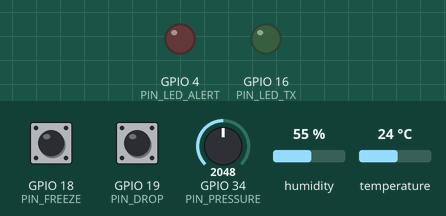
Recording of a sketch running on a simulated ESP32. Parts: output pins drawn as LEDs (lit = HIGH). Dashed ring = blinking. Inputs (shaded band) come from the test bench; at power-on: GPIO 19 (PIN_DROP) HIGH, GPIO 18 (PIN_FREEZE) HIGH, GPIO 34 (PIN_PRESSURE) = 2048, humidity 55 %, temperature 24 °C (analog values on the 0–4095 scale). WiFi joins after 1.5 s; servers stay silent unless stated; random numbers use the default seed unless the sketch sets one; no MQTT or app messages arrive unless stated; what the sketch prints to the serial monitor is not drawn.

Above: at 2.7 s.
2.8 s: GPIO 19 (PIN_DROP) pulled LOW for 0.15 s
5.5 s: GPIO 19 (PIN_DROP) pulled LOW for 0.15 s
At 6.02 s:
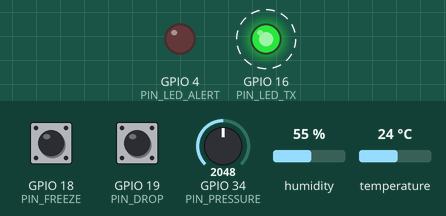
11.7 s: GPIO 18 (PIN_FREEZE) pulled LOW for 0.15 s
15.2 s: GPIO 18 (PIN_FREEZE) pulled LOW for 1 s
18.7 s: GPIO 19 (PIN_DROP) pulled LOW for 3.2 s
At 41.2 s:
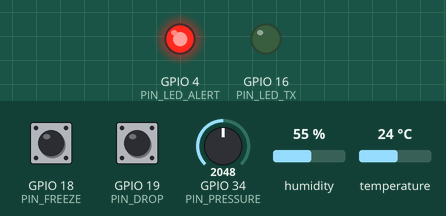
Timing chart, 0 to 41.5 s (numbered marks = the images above; inputs shaded):
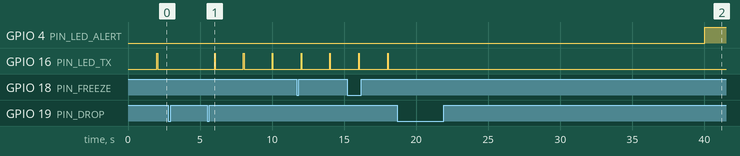

Measured:
- after the input at 2.8 s, every drawn part: stays the same
- after the input at 5.5 s, GPIO 16 (PIN_LED_TX): alternates HIGH for 0.04 s and LOW for 2.0 s, starting after 0.51 s

The sketch:

sketch.ino
```cpp
/*
 * SkyGuard ESP32 station node.
 *
 * Reads temperature and humidity from a DHT22 and pressure from an analog
 * input, runs the cheap checks that fit on the device, and publishes one JSON
 * sample every 2 s to skyguard/<DEVICE_ID>/reading over MQTT. The dashboard
 * subscribes to the same topic and runs the full detector on it.
 *
 * Wokwi circuit (diagram.json):
 *   DHT22 data      -> GPIO 15
 *   Potentiometer   -> GPIO 34   stands in for a barometer, 860-960 hPa
 *   FREEZE button   -> GPIO 18   latches the humidity reading (a stuck sensor)
 *   DROP button     -> GPIO 19   stops publishing (a dead radio link)
 *   Red LED         -> GPIO 4    an on-device check failed
 *   Green LED       -> GPIO 16   blinks on each publish
 */

#include <WiFi.h>
#include <PubSubClient.h>
#include <math.h>
#include "DHTesp.h"

// ---- configuration --------------------------------------------------------

// Must match the Device ID entered on the dashboard's Fleet page. Pick
// something unique: the default broker is public and shared.
#define DEVICE_ID "skyguard-demo"

const char *WIFI_SSID = "Wokwi-GUEST";  // Wokwi's simulated access point
const char *WIFI_PASS = "";
const char *MQTT_HOST = "broker.hivemq.com";
const uint16_t MQTT_PORT = 1883;

const uint32_t PUBLISH_MS = 2000;
const float STATION_ELEV_M = 900.0;  // Bengaluru; used to check pressure

// Simulated sensors return perfectly steady values, and a perfectly steady
// value is exactly what the stuck-sensor check exists to catch. This adds the
// small jitter a real sensor has. Set to 0 on real hardware.
#define SIMULATE_SENSOR_NOISE 1

// ---- pins -----------------------------------------------------------------

const int PIN_DHT = 15;
const int PIN_PRESSURE = 34;
const int PIN_FREEZE = 18;
const int PIN_DROP = 19;
const int PIN_LED_ALERT = 4;
const int PIN_LED_TX = 16;

// ---------------------------------------------------------------------------

DHTesp dht;
WiFiClient net;
PubSubClient mqtt(net);

const char *topic = "skyguard/" DEVICE_ID "/reading";

bool frozen = false;
bool dropped = false;
float frozenH = NAN;
uint32_t seq = 0;
uint32_t lastPublish = 0;

// Rolling window for the on-device checks.
const int WINDOW = 12;
float histT[WINDOW], histP[WINDOW], histH[WINDOW];
int histCount = 0, histPos = 0;

float jitter(float amplitude) {
#if SIMULATE_SENSOR_NOISE
  return amplitude * (random(-1000, 1001) / 1000.0);
#else
  return 0;
#endif
}

void connectWiFi() {
  Serial.print("WiFi");
  WiFi.begin(WIFI_SSID, WIFI_PASS, 6);  // channel 6 skips the scan in Wokwi
  while (WiFi.status() != WL_CONNECTED) {
    delay(250);
    Serial.print(".");
  }
  Serial.println(" connected");
}

void connectMqtt() {
  while (!mqtt.connected()) {
    String clientId = String("skyguard-") + DEVICE_ID + "-" + String(random(0xffff), HEX);
    Serial.print("MQTT ");
    if (mqtt.connect(clientId.c_str())) {
      Serial.println("connected");
    } else {
      Serial.printf("failed (state %d), retrying\n", mqtt.state());
      delay(2000);
    }
  }
}

// Press toggles; a short lockout stands in for debouncing.
bool pressed(int pin, uint32_t &lastAt) {
  if (digitalRead(pin) == LOW && millis() - lastAt > 300) {
    lastAt = millis();
    return true;
  }
  return false;
}

float seaLevel(float p) {
  return p * pow(1.0 - 0.0065 * STATION_ELEV_M / 288.15, -5.257);
}

float stdev(const float *v, int n) {
  float mean = 0;
  for (int i = 0; i < n; i++) mean += v[i];
  mean /= n;
  float acc = 0;
  for (int i = 0; i < n; i++) acc += (v[i] - mean) * (v[i] - mean);
  return sqrt(acc / n);
}

/*
 * The checks from the dashboard's "on station" row: physical ranges and a
 * stuck-value test over the last 12 samples. Returns the failing check's
 * name, or nullptr when every check passes.
 */
const char *edgeCheck(float t, float p, float h) {
  if (isnan(t) || isnan(p) || isnan(h)) return "sensor_read";
  if (t < -60 || t > 55) return "temp_range";
  if (h < 0 || h > 100.5) return "rh_range";
  float slp = seaLevel(p);
  if (slp < 870 || slp > 1085) return "pressure_range";

  histT[histPos] = t;
  histP[histPos] = p;
  histH[histPos] = h;
  histPos = (histPos + 1) % WINDOW;
  if (histCount < WINDOW) histCount++;
  if (histCount == WINDOW) {
    if (stdev(histT, WINDOW) < 0.05) return "stuck_temp";
    if (stdev(histP, WINDOW) < 0.02) return "stuck_pressure";
    if (stdev(histH, WINDOW) < 0.05) return "stuck_humidity";
  }
  return nullptr;
}

// Writes a JSON number, or null for a failed read.
void appendValue(char *buf, size_t len, const char *key, float v, int dp) {
  size_t used = strlen(buf);
  if (isnan(v)) snprintf(buf + used, len - used, "\"%s\":null,", key);
  else snprintf(buf + used, len - used, "\"%s\":%.*f,", key, dp, v);
}

void setup() {
  Serial.begin(115200);
  pinMode(PIN_FREEZE, INPUT_PULLUP);
  pinMode(PIN_DROP, INPUT_PULLUP);
  pinMode(PIN_LED_ALERT, OUTPUT);
  pinMode(PIN_LED_TX, OUTPUT);
  analogReadResolution(12);
  dht.setup(PIN_DHT, DHTesp::DHT22);
  randomSeed(esp_random());

  connectWiFi();
  mqtt.setServer(MQTT_HOST, MQTT_PORT);
  connectMqtt();
  Serial.printf("Publishing to %s every %lu ms\n", topic, (unsigned long)PUBLISH_MS);
}

void loop() {
  static uint32_t freezeAt = 0, dropAt = 0;
  if (pressed(PIN_FREEZE, freezeAt)) {
    frozen = !frozen;
    Serial.println(frozen ? "FREEZE on: humidity latched" : "FREEZE off");
  }
  if (pressed(PIN_DROP, dropAt)) {
    dropped = !dropped;
    Serial.println(dropped ? "DROP on: not publishing" : "DROP off");
  }

  if (!mqtt.connected()) connectMqtt();
  mqtt.loop();

  if (millis() - lastPublish < PUBLISH_MS) return;
  lastPublish = millis();

  TempAndHumidity th = dht.getTempAndHumidity();
  float t = th.temperature + jitter(0.15);
  float h = th.humidity + jitter(0.4);
  float p = 860.0 + analogRead(PIN_PRESSURE) * (100.0 / 4095.0) + jitter(0.1);

  // A latched sensor is usually one sensor: the humidity element stops
  // updating while temperature and pressure carry on.
  if (frozen) {
    if (isnan(frozenH)) frozenH = h;
    h = frozenH;
  } else {
    frozenH = NAN;
  }

  const char *failed = edgeCheck(t, p, h);
  digitalWrite(PIN_LED_ALERT, failed ? HIGH : LOW);

  if (dropped) {
    digitalWrite(PIN_LED_TX, LOW);
    Serial.println("(not published: DROP)");
    return;
  }

  char body[200] = "{";
  appendValue(body, sizeof body, "temp_c", t, 2);
  appendValue(body, sizeof body, "pres_hpa", p, 2);
  appendValue(body, sizeof body, "rh_pct", h, 1);
  size_t used = strlen(body);
  if (failed) {
    snprintf(body + used, sizeof body - used,
             "\"seq\":%lu,\"edge\":{\"ok\":false,\"check\":\"%s\"}}", (unsigned long)++seq, failed);
  } else {
    snprintf(body + used, sizeof body - used,
             "\"seq\":%lu,\"edge\":{\"ok\":true,\"check\":null}}", (unsigned long)++seq);
  }

  bool ok = mqtt.publish(topic, body);
  digitalWrite(PIN_LED_TX, HIGH);
  delay(40);
  digitalWrite(PIN_LED_TX, LOW);
  Serial.printf("%s %s\n", ok ? "->" : "!!", body);
}
```
